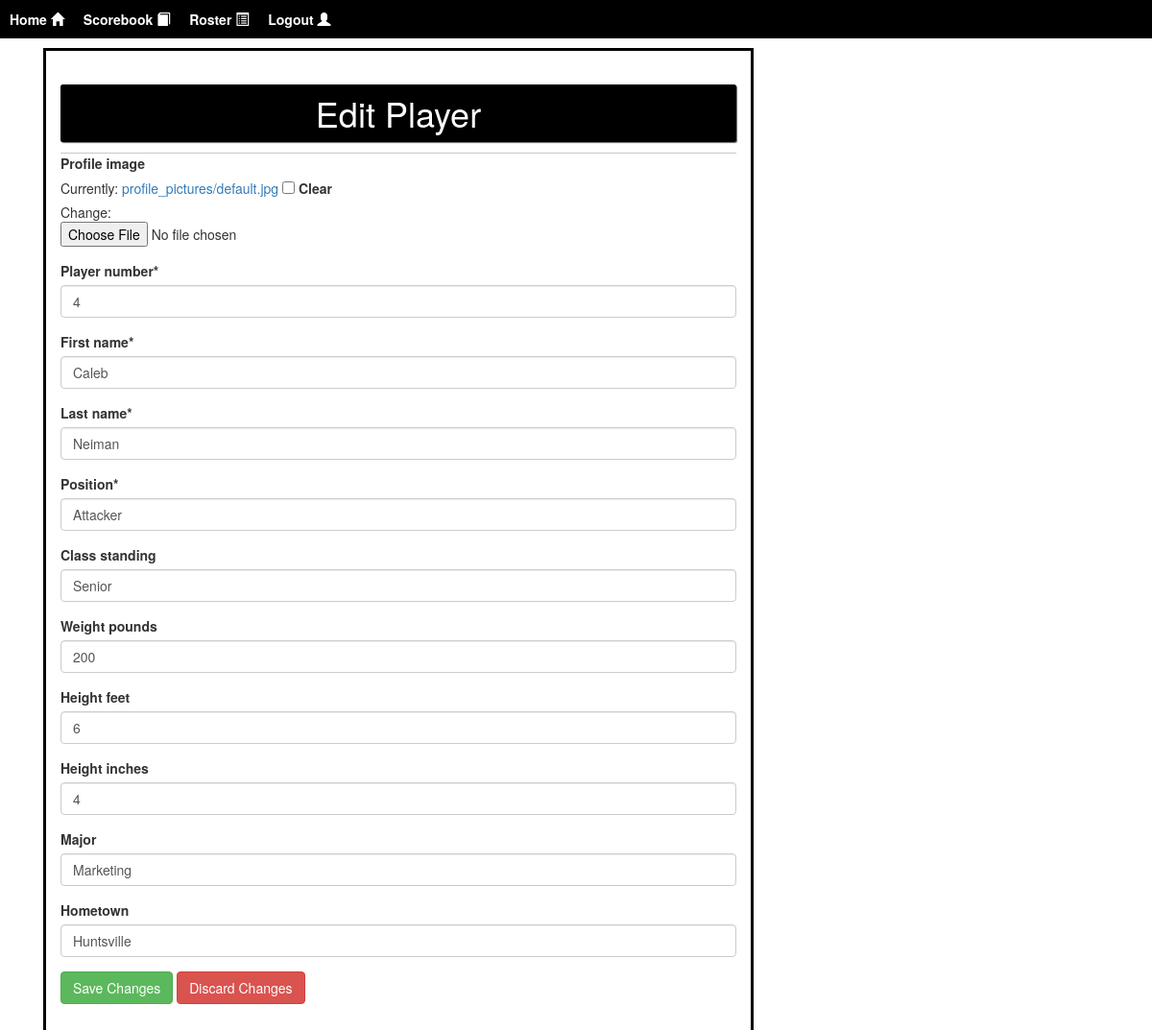
Page /edit-player/4/ (signed in) on the committed database.
### core/models.py (models this page shows, shortened)
class Player(models.Model):
    id = models.AutoField(primary_key=True)
    profile_image = models.ImageField(upload_to="profile_pictures/", default="profile_pictures/default.jpg")
    player_number = models.PositiveIntegerField("Player Number", default=0)
    first_name = models.CharField("First Name", max_length=30, default="")
    last_name = models.CharField("Last Name", max_length=30, default="")
    position = models.CharField("Position", max_length=4,
                                choices=POSITION_CHOICES, default="ATT")
    class_standing = models.CharField("Class", max_length=2,
                                      choices=CLASS_STANDING_CHOICES,
                                      default="N/A")
    weight_pounds = models.PositiveIntegerField("Weight (pounds)", default=0, blank=True, null=True)
    height_feet = models.PositiveIntegerField("Height (feet)", default=0, blank=True, null=True)
    height_inches = models.PositiveIntegerField("Height (inches)", default=0, blank=True, null=True)
    major = models.CharField("Major", max_length=100, default="N/A", blank=True, null=True)
    hometown = models.CharField("Hometown", max_length=100, default="N/A", blank=True, null=True)
    team = models.ForeignKey(Roster,
                             on_delete=models.CASCADE,
                             default=None)
    statistics = models.ForeignKey(PlayerStatistics,
                                   related_name="statistics",
                                   on_delete=models.CASCADE,
                                   null=True,
                                   blank=True,
                                   default=None)
    saves = models.ForeignKey(PlayerSaves,
                              related_name="saves",
                              on_delete=models.CASCADE,
                              null=True,
                              blank=True,
                              default=None)

### core/views.py (the view, shortened to what this page needs)
# urls.py: path('edit-player/<int:player_id>/', views.edit_player, name="edit_player"),
@login_required
def edit_player(request: HttpRequest, player_id: int) -> HttpResponse:
    player = Player.objects.get(id=player_id)
    initial = {
        "profile_image": player.profile_image,
        "player_number": player.player_number,
        "first_name": player.first_name,
        "last_name": player.last_name,
        "position": player.position,
        "class_standing": player.class_standing,
        "weight_pounds": player.weight_pounds,
        "height_feet": player.height_feet,
        "height_inches": player.height_inches,
        "major": player.major,
        "hometown": player.hometown
    }
    if player is not None:
        form = PlayerEntryForm(initial=initial)
        return render(request, "edit_player.html",
                      {"form": form, "id": player.id})
    else:
        return HttpResponse("Player Not Found")

### core/forms.py
class PlayerEntryForm(forms.Form):
    profile_image = forms.ImageField(required=False)
    player_number = forms.IntegerField(min_value=0)
    first_name = forms.CharField(max_length=30)
    last_name = forms.CharField(max_length=30)
    position = forms.CharField(widget=forms.Select(choices=POSITION_CHOICES))
    class_standing = forms.CharField(
        widget=forms.Select(choices=CLASS_STANDING_CHOICES), required=False)
    weight_pounds = forms.IntegerField(min_value=0, required=False)
    height_feet = forms.IntegerField(min_value=0, required=False)
    height_inches = forms.IntegerField(min_value=0, required=False)
    major = forms.CharField(max_length=100, required=False)
    hometown = forms.CharField(max_length=100, required=False)

### core/templates/edit_player.html (shortened to what this page needs)
{% extends "base.html" %}
{% block content %}
{% load crispy_forms_tags %}
<div class="container">
    <div id="content" name="content" class="register">
        <div class="custom-block col-md-8 col-sm-8">
            <h1 class="bg_black">Edit Player</h1>
            <hr class="ml-auto mr-auto mt-auto mb-auto">
            <form method="POST" class="form-group" action="/edit-player/{{id}}/" enctype="multipart/form-data">
                {{ form|crispy }}
                <button type="submit" class="btn btn-success">Save Changes</button>
                <a href="/roster/" class="btn btn-danger">Discard Changes</a>
            </form>
        </div>
    </div>
</div>
{% endblock content %}

### core/templates/base.html (style rules this page uses)
.bg_black { padding: 10px; border-radius: 2.5px; box-shadow: 1px 1px 1px rgb(105, 105, 105); background: rgb(0, 0, 0); color: white; text-align: center; }
.custom-block { padding: 15px; border: 3px solid rgb(0, 0, 0); }

### rows in the picture
Player: player_number "4", first_name "Caleb", last_name "Neiman", position "Attacker", class_standing "Senior", weight_pounds "200", height_feet "6", height_inches "4", major "Marketing", hometown "Huntsville"
